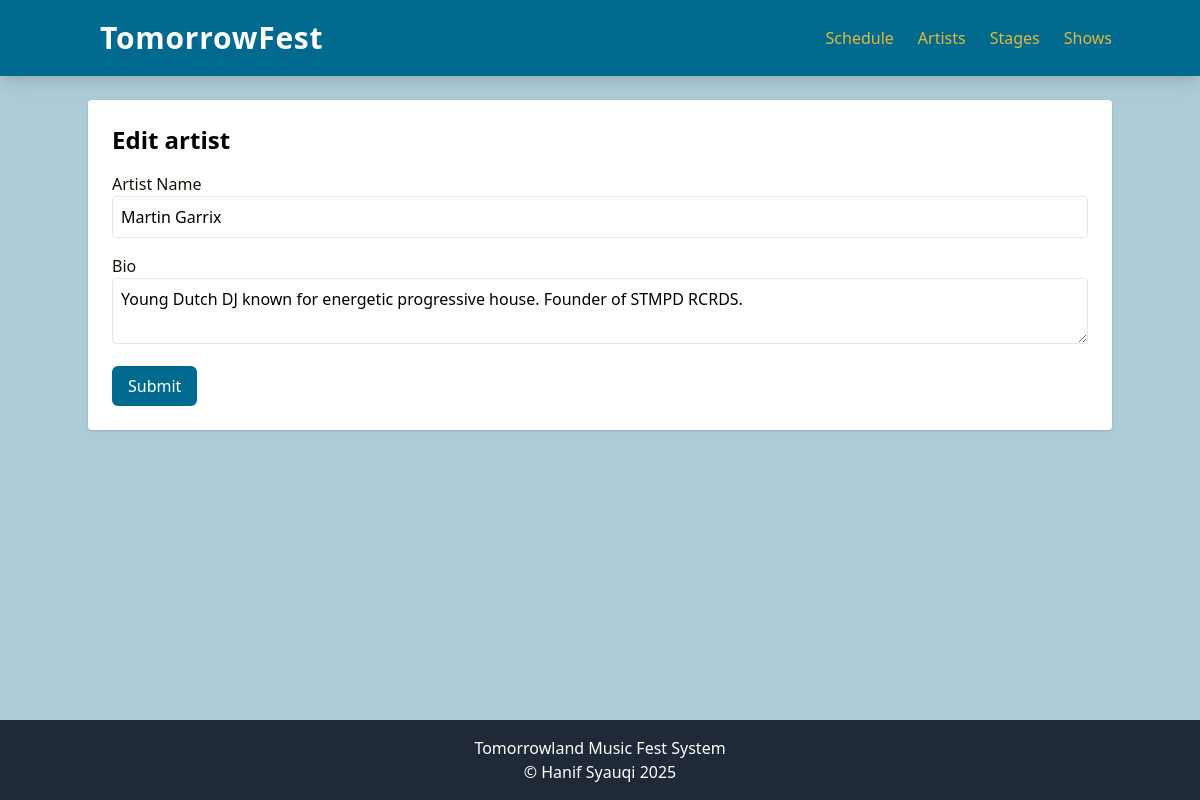
/index.php?entity=artist&action=edit&id=1, run on the app's committed database.
### tables this page shows
CREATE TABLE artist (
    id INT AUTO_INCREMENT PRIMARY KEY,
    name VARCHAR(100) NOT NULL,
    bio TEXT
);

### model/Artist.php (called while the page is built, shortened)
<?php
require_once 'config/Database.php';
class Artist {
    private $conn;
    private $table = 'artist';
    public function __construct() {
        $database = new Database();
        $this->conn = $database->getConnection();
    }
    public function getById($id) {
        $query = "SELECT * FROM " . $this->table . " WHERE id = :id";
        $stmt = $this->conn->prepare($query);
        $stmt->bindParam(':id', $id);
        $stmt->execute();
        return $stmt->fetch(PDO::FETCH_ASSOC);
    }
}
?>

### config/Database.php (called while the page is built, shortened)
<?php
class Database {
    private $host = "localhost";
    private $username = "root";
    private $password = "";
    private $database = "tomorrowland";
    public function getConnection() {
        $this->conn = null;
        try {
            $this->conn = new PDO("mysql:host=" . $this->host . ";dbname=" . $this->database, $this->username, $this->password);
            $this->conn->setAttribute(PDO::ATTR_ERRMODE, PDO::ERRMODE_EXCEPTION);
        } catch(PDOException $e) {
            echo "Connection error: " . $e->getMessage();
        }
        return $this->conn;
    }
}
?>

### viewmodel/ArtistViewModel.php (called while the page is built, shortened)
<?php
require_once 'model/Artist.php';
class ArtistViewModel {
    private $artist;
    public function __construct() {
        $this->artist = new Artist();
    }
    public function getArtistById($id) {
        return $this->artist->getById($id);
    }
}
?>

### views/artist_form.php (the view)
<?php
require_once 'views/template/header.php';
?>
<h2 class="text-2xl font-bold mb-4 text-[#171107]"><?= isset($artist) ? 'Edit' : 'Add' ?> artist</h2>
<form action="index.php?entity=artist&action=<?= isset($artist) ? 'update&id=' . $artist['id'] : 'save' ?>" method="POST" class="space-y-4">
    <div>
        <label style="color: #171107;">Artist Name</label>
        <input type="text" name="name" class="w-full p-2 border rounded" value="<?= isset($artist) ? $artist['name'] : '' ;?>">
    </div>
    <div>
        <label style="color: #171107;">Bio</label>
        <textarea name="bio" class="w-full height-100 p-2 border rounded"><?= isset($artist) ? $artist['bio'] : '' ;?></textarea>
    </div>
    <button type="submit" class="hover:bg-[#005677]" style="
     background-color: #006B8F;
     color: white;
     padding: 0.5rem 1rem;
     border-radius: 0.375rem;
     display: inline-block;
     text-decoration: none;
     transition: background-color 0.3s ease;
     cursor: pointer;
   "
    onmouseover="this.style.backgroundColor='#005677'"
    onmouseout="this.style.backgroundColor='#006B8F'">Submit</button>
</form>
<?php
require_once 'views/template/footer.php';
?>

### views/template/header.php (style rules this page uses)
html, body { height: 100%; margin: 0; }

### data on the page
artist: name "Martin Garrix", bio "Young Dutch DJ known for energetic progressive house. Founder of STMPD RCRDS."
